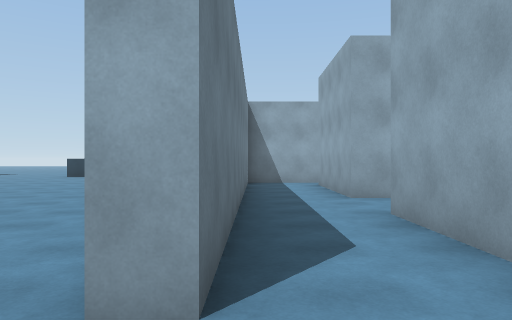
[1] (above)

24 first-person views from a walk through a scene from a Unity 3-D project. The camera is 1.4 m above the floor, looks level and sees 70° across. The floor is counted in squares, 2 m on a side. Each view is taken from the middle of a square. On the plan, view 1 faces up. The plan holds only what a view shows up to about 11 squares ahead; the rest is blank. The place goes on beyond the plan.

[2]
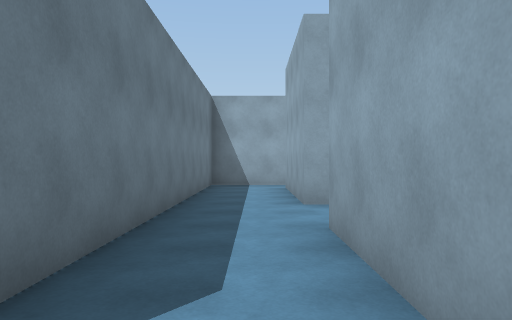

[3]
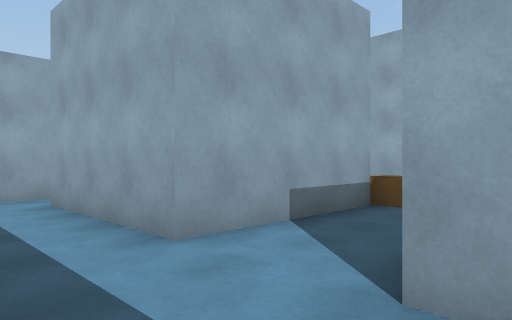

[4]
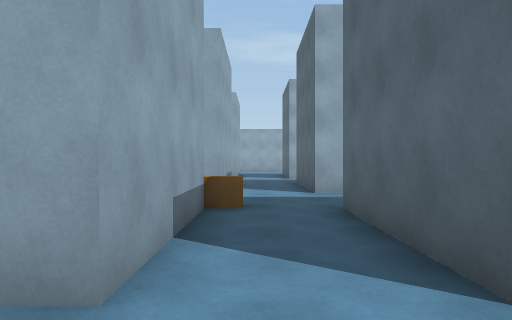

[5]
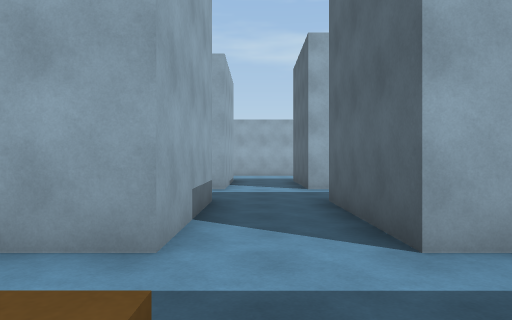

[6]
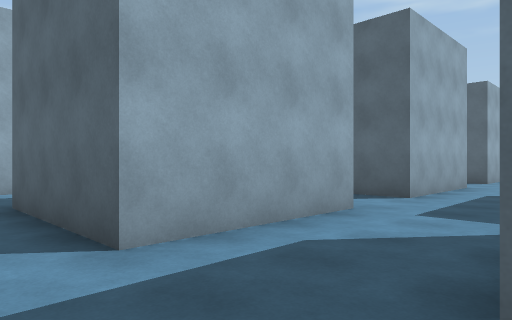

[7]
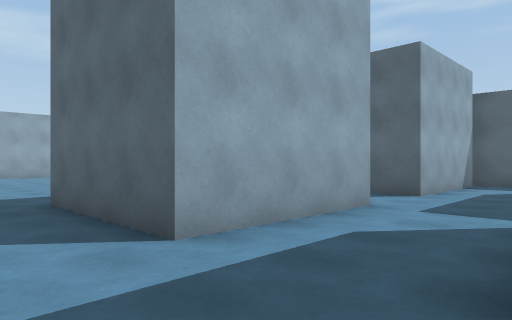

[8]
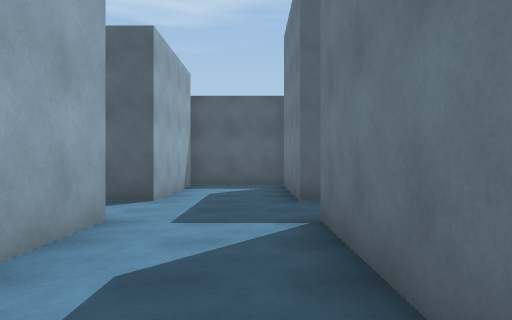

[9]
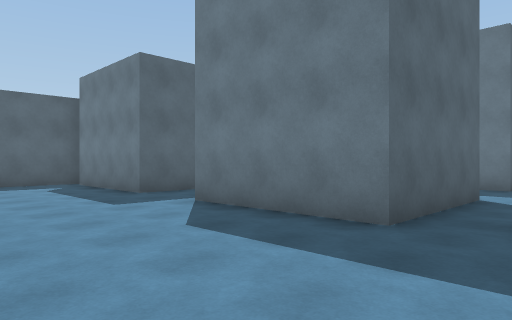

[10]
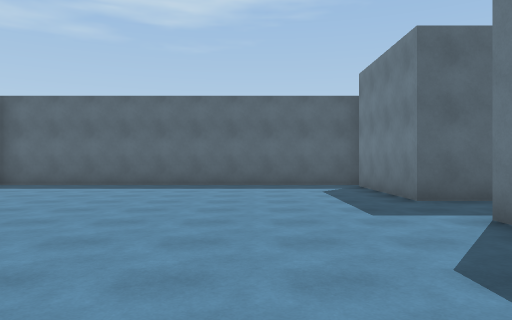

[11]
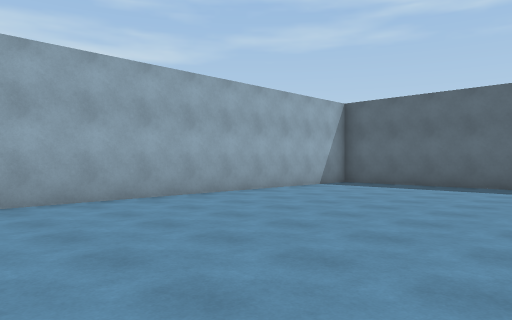

[12]
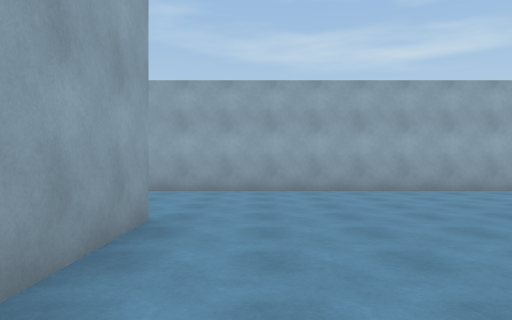

[13]
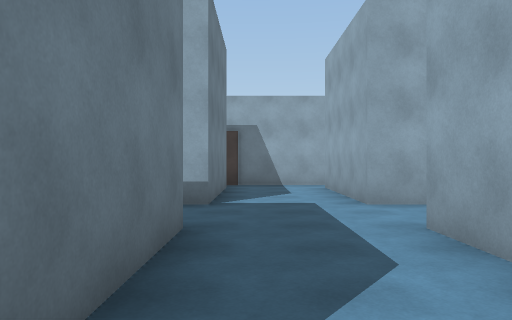

[14]
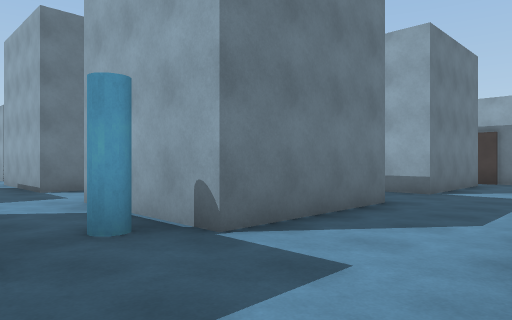

[15]
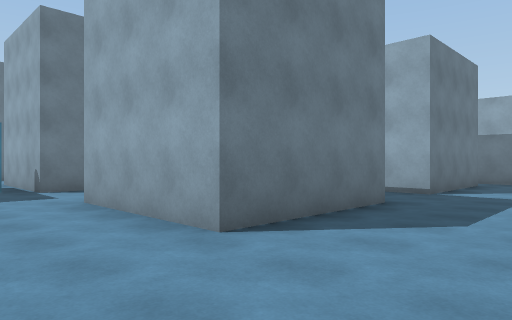

[16]
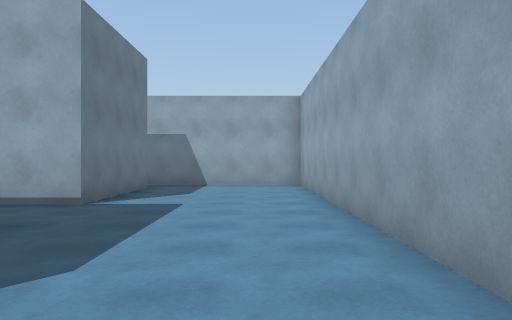

[17]
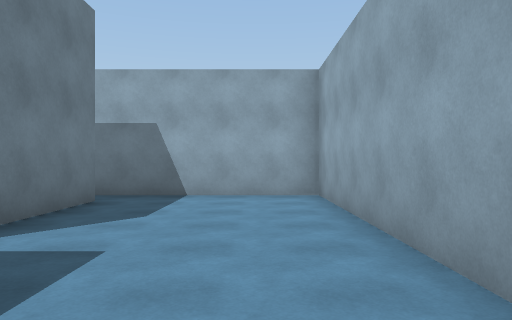

[18]
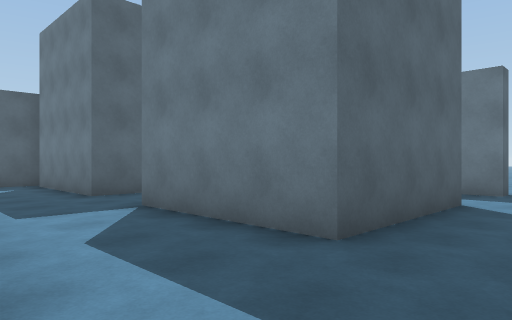

[19]
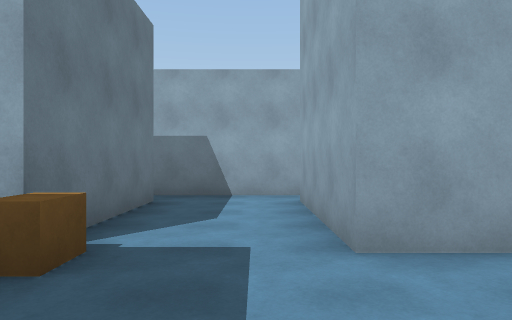

[20]
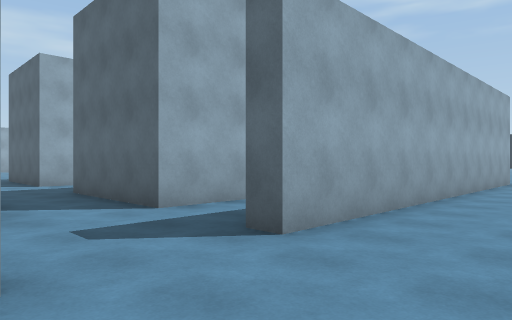

[21]
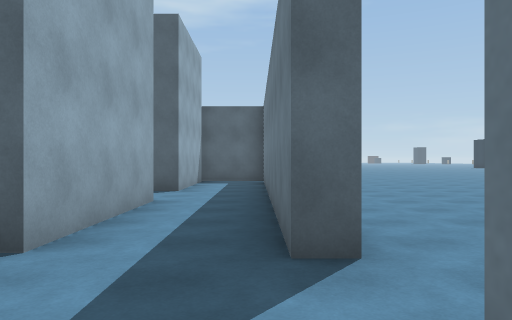

[22]
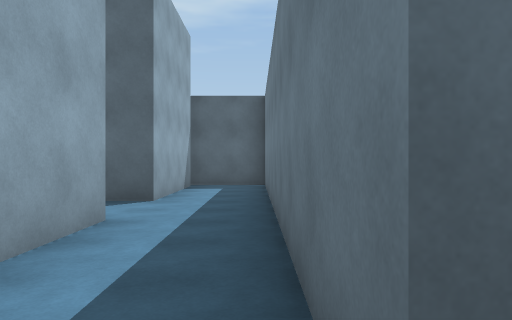

[23]
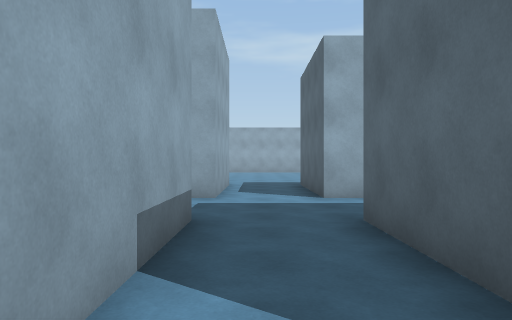

[24]
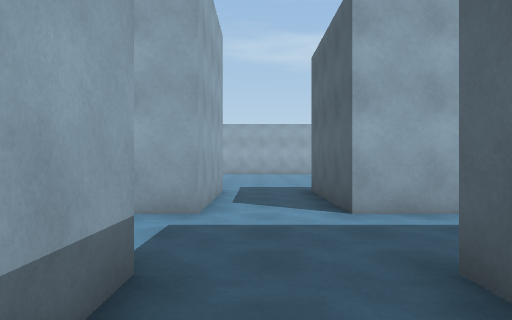

### Floor plan
Points are (right, up) in squares from view 1. A wall is a line through its corners. A room is listed if a view was taken in it or the views show most of it. See-through windows are left out.
Room 1 (views 1, 2, 3, 4, 5, 6, 7, 8, 9, 10, 11, 12, 13, 14, 15, 16, 17, 18, 19, 21, 22, 23, 24)
walls: (11.3, 1.3) (7.7, 1.3) (7.7, 4.7) (11.3, 4.7) (11.3, 1.3); (11.3, -0.6) (11.3, -4.3) (7.7, -4.3) (7.7, -0.6) (11.3, -0.6); (13.8, 3.5) (13.8, 4.7) (15.9, 4.7); (5.2, 2.2) (5.2, 1.3) (1.8, 1.3); (5.2, -0.6) (5.2, -4.3) (1.8, -4.3) (1.8, -0.6) (5.2, -0.6); (17.3, 4.8) (17.3, 1.3) (13.8, 1.3); (4.5, 6.7) (1.8, 6.7) (1.8, 10.2); (11.3, 10.2) (11.3, 6.7) (7.7, 6.7) (7.7, 10.2); (1.8, 2) (1.8, 4.7) (5.2, 4.7); (14, 11.2) (11, 11.2); (7.9, 11.2) (4.9, 11.2); (5.2, 10.2) (5.2, 7.4); (17.3, 10.2) (17.3, 6.7) (13.8, 6.7) (13.8, 10.2); (7.7, -9.8) (7.7, -6.3) (11.3, -6.3) (11.3, -9.8); (11, -10.3) (21.2, -10.3); (-0.8, -0.6) (-0.2, -0.6) (-0.2, -10); (5, -10.3) (7.9, -10.3); (2.1, 11.2) (-0.2, 11.2) (-0.2, 1.6) (-0.8, 1.6); (1.8, -9.8) (1.8, -6.3) (5.2, -6.3) (5.2, -9.8); (21.3, -9.4) (21.3, 11.2) (16.8, 11.2); (-0.2, -10.3) (1.9, -10.3)
ways out: opening at (-1, 0.5) to room 2
objects: other object (5, 6) to (6, 7); other object (10, 0) to (11, 1)
Room 2 (view 20)
walls: (-0.8, -10.5) (-0.8, -0.6)
ways out: opening at (-1, 0.5) to room 1

Positions as (right, up) in squares from view 1, and headings:
1: (0, 0), facing up
2: (1, 1), facing up
3: (0, 4), facing up-right
4: (0, 6), facing right
5: (5, 6), facing right
6: (5, 6), facing down-right
7: (5, 1), facing down-right
8: (6, 0), facing down
9: (15, 1), facing down-left
10: (14, 0), facing down
11: (15, 0), facing down-right
12: (13, 0), facing right
13: (12, 1), facing up
14: (14, -1), facing up-left
15: (20, -1), facing up-left
16: (20, 1), facing up
17: (20, 4), facing up
18: (8, 1), facing down-left
19: (7, 4), facing up
20: (-3, 2), facing down-right
21: (0, 2), facing down
22: (0, 0), facing down
23: (1, -5), facing right
24: (3, -5), facing right
